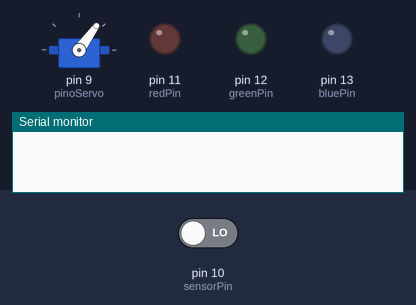
A sketch run on a simulated Arduino Uno, built with avr-gcc and run on an emulated ATmega328P. On the bench: servo, output pins drawn as LEDs (lit = HIGH), the last lines printed to the serial monitor. The inputs (shaded band) are chosen by the test bench; at power-on: pin 10 (sensorPin) LOW.

Above: at 1.2 s.
1.3 s: pin 10 (sensorPin) driven HIGH
At 1.78 s:
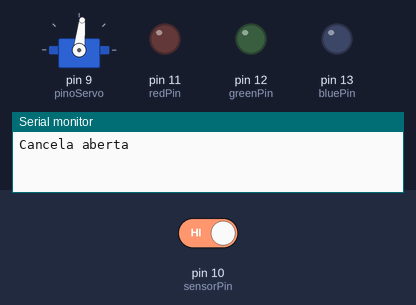
At 3.5 s:
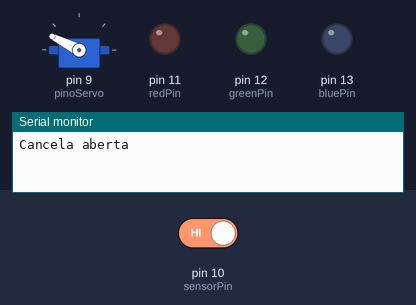
Timing chart, 0 to 10.3 s (numbered marks = the images above; inputs shaded):
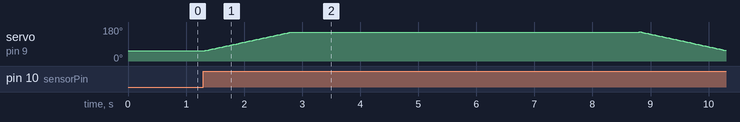

Measured:
- after the input at 1.3 s, servo on pin 9 (pinoServo): rises from 54° to 154° in 7.5 s, then falls to 56° in 1.5 s

The sketch:

arduinocancela.ino
```cpp
#include <Servo.h>

int redPin =  11;
int greenPin =  12;
int bluePin =  13;
int sensorPin = 10;

const int pinoServo = 9; //Pino do Servo
Servo s; //Objeto do tipo servo
int pos; //posicao do servo
byte anguloCancelaFechada = 54; //Valor do angulo para a cancela fechada
byte anguloCancelaAberta = 154; //Valor do angulo para a cancela aberta


void setup()
{
  Serial.begin(9600);
  pinMode(redPin, OUTPUT);
  pinMode(greenPin, OUTPUT);
  pinMode(bluePin, OUTPUT);
  pinMode(sensorPin, INPUT);
  digitalWrite(redPin, LOW); //Led inicia desligado
  digitalWrite(greenPin, LOW); //Led inicia desligado
  digitalWrite(bluePin, LOW); //Led inicia desligado
  s.attach(pinoServo); //ASSOCIAÇÃO DO PINO DIGITAL AO OBJETO DO TIPO SERVO
  s.write(anguloCancelaFechada); //inicia o motor na posição da cancela fechada

}

void loop()
{
  leituraPlaca();
  abrirManualmente();
}
void leituraPlaca()
{
  int valor_recebido;
  valor_recebido = Serial.read();

  if(valor_recebido == 76 ) // Sinal recebido do script de detecção de placa, sinal de placa liberada
  {
      digitalWrite(greenPin, HIGH);
      digitalWrite(redPin, LOW);
      digitalWrite(bluePin, LOW);
      abrirCancela(); //Chama a função para abrir a cancela
      delay(6000); //Intervalo de 6 segundos
      fecharCancela(); //Chama a função para fechar a cancela
      digitalWrite(greenPin, LOW); //Desliga o led verde
      digitalWrite(redPin, LOW); //Desliga o led vermelho
      digitalWrite(bluePin, LOW); //Desliga o led azul

  }

  if(valor_recebido == 68) // Sinal recebido do script de detecção de placa, sinal de que algo foi detectado mas não foi feita a leitura da placa corretamente
  {
      digitalWrite(bluePin, HIGH); //Liga o led Azul
      digitalWrite(redPin, LOW); //Desliga o led vermelho
      digitalWrite(greenPin, LOW); //Desliga o led verde
  }


  if(valor_recebido == 78) // Sinal recebido do script de detecção de placa, sinal de que a placa foi detectada mas não está cadastrada no sistema
  {
     digitalWrite(redPin, HIGH); // Liga o led vermelho
     digitalWrite(bluePin, LOW); //Desliga o led azul
     digitalWrite(greenPin, LOW); //Desliga o led verde
  }
}

//Função para abrir a cancela
void abrirCancela(){
  for(pos = anguloCancelaFechada; pos < anguloCancelaAberta; pos++){ // PARA "pos" IGUAL A "anguloCancelaFechada",
    //ENQUANTO "pos" MENOR QUE "anguloCancelaAberta", INCREMENTA "pos"
    s.write(pos); //Escreve o valor da posição que o servo vai girar
    delay(15); //Intervalo de 15 milisegundos
  }
}

//Função para fechar a cancela
void fecharCancela(){ //
  for(pos = anguloCancelaAberta; pos >= anguloCancelaFechada; pos--){ //PARA "pos" IGUAL A "anguloCancelaAberta",
    //ENQUANTO "pos" MAIOR OU IGUAL "anguloCancelaFechada", DECREMENTA "pos"
    s.write(pos); //Escreve o valor da posição que o servo vai girar
    delay(15); //Intervalo de 15 milisegundos
  }
}

//Função para abrir a cancela manualmento
void abrirManualmente(){
  if (digitalRead(sensorPin) == HIGH)
  {
    Serial.println("Cancela aberta");
    digitalWrite(greenPin, HIGH);
    digitalWrite(greenPin, LOW);
    digitalWrite(redPin, LOW);
    digitalWrite(bluePin, LOW);
    abrirCancela();
    digitalWrite(greenPin, LOW);
    digitalWrite(redPin, LOW);
    digitalWrite(bluePin, LOW);
    delay(6000);
    fecharCancela();
  }
}
```
